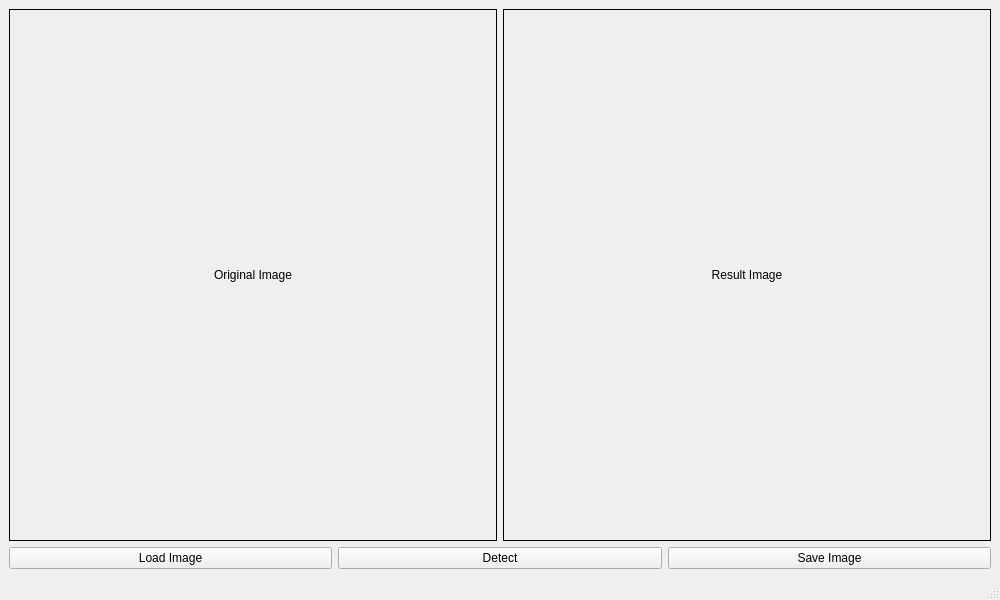
<?xml version="1.0" encoding="UTF-8"?>
<ui version="4.0">
 <class>MainWindow</class>
 <widget class="QMainWindow" name="MainWindow">
  <property name="geometry">
   <rect>
    <x>0</x>
    <y>0</y>
    <width>1000</width>
    <height>600</height>
   </rect>
  </property>
  <property name="windowTitle">
   <string>YOLO Person Detector</string>
  </property>
  <widget class="QWidget" name="centralwidget">
   <layout class="QVBoxLayout" name="verticalLayout">
    <item>
     <layout class="QHBoxLayout" name="horizontalLayout">
      <item>
       <widget class="QLabel" name="label_original">
        <property name="minimumSize">
         <size>
          <width>480</width>
          <height>480</height>
         </size>
        </property>
        <property name="styleSheet">
         <string notr="true">border: 1px solid black;</string>
        </property>
        <property name="text">
         <string>Original Image</string>
        </property>
        <property name="alignment">
         <set>Qt::AlignCenter</set>
        </property>
       </widget>
      </item>
      <item>
       <widget class="QLabel" name="label_result">
        <property name="minimumSize">
         <size>
          <width>480</width>
          <height>480</height>
         </size>
        </property>
        <property name="styleSheet">
         <string notr="true">border: 1px solid black;</string>
        </property>
        <property name="text">
         <string>Result Image</string>
        </property>
        <property name="alignment">
         <set>Qt::AlignCenter</set>
        </property>
       </widget>
      </item>
     </layout>
    </item>
    <item>
     <layout class="QHBoxLayout" name="horizontalLayout_2">
      <item>
       <widget class="QPushButton" name="btn_load">
        <property name="text">
         <string>Load Image</string>
        </property>
       </widget>
      </item>
      <item>
       <widget class="QPushButton" name="btn_detect">
        <property name="text">
         <string>Detect</string>
        </property>
       </widget>
      </item>
      <item>
       <widget class="QPushButton" name="btn_save">
        <property name="text">
         <string>Save Image</string>
        </property>
       </widget>
      </item>
     </layout>
    </item>
   </layout>
  </widget>
  <widget class="QMenuBar" name="menubar">
   <property name="geometry">
    <rect>
     <x>0</x>
     <y>0</y>
     <width>1000</width>
     <height>21</height>
    </rect>
   </property>
  </widget>
  <widget class="QStatusBar" name="statusbar"/>
 </widget>
 <resources/>
 <connections/>
</ui>
